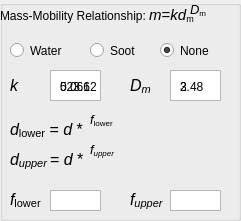
   <widget class="QGroupBox" name="mobilityDiameterBox">
    <property name="enabled">
     <bool>true</bool>
    </property>
    <property name="geometry">
     <rect>
      <x>19</x>
      <y>550</y>
      <width>241</width>
      <height>221</height>
     </rect>
    </property>
    <property name="title">
     <string/>
    </property>
    <widget class="QLabel" name="PF_lable">
     <property name="geometry">
      <rect>
       <x>10</x>
       <y>70</y>
       <width>47</width>
       <height>31</height>
      </rect>
     </property>
     <property name="text">
      <string>&lt;html&gt;&lt;head/&gt;&lt;body&gt;&lt;p&gt;&lt;span style=&quot; font-size:12pt; font-style:italic;&quot;&gt;k&lt;/span&gt;&lt;/p&gt;&lt;/body&gt;&lt;/html&gt;</string>
     </property>
    </widget>
    <widget class="QLabel" name="MME_lable">
     <property name="geometry">
      <rect>
       <x>130</x>
       <y>70</y>
       <width>81</width>
       <height>31</height>
      </rect>
     </property>
     <property name="text">
      <string>&lt;html&gt;&lt;head/&gt;&lt;body&gt;&lt;p&gt;&lt;span style=&quot; font-size:12pt; font-style:italic;&quot;&gt;D&lt;/span&gt;&lt;span style=&quot; font-size:12pt; font-style:italic; vertical-align:sub;&quot;&gt;m&lt;/span&gt;&lt;/p&gt;&lt;/body&gt;&lt;/html&gt;</string>
     </property>
    </widget>
    <widget class="QPlainTextEdit" name="PreFactor">
     <property name="enabled">
      <bool>true</bool>
     </property>
     <property name="geometry">
      <rect>
       <x>50</x>
       <y>70</y>
       <width>51</width>
       <height>31</height>
      </rect>
     </property>
     <property name="verticalScrollBarPolicy">
      <enum>Qt::ScrollBarAlwaysOff</enum>
     </property>
     <property name="horizontalScrollBarPolicy">
      <enum>Qt::ScrollBarAlwaysOff</enum>
     </property>
     <property name="lineWrapMode">
      <enum>QPlainTextEdit::NoWrap</enum>
     </property>
     <property name="plainText">
      <string/>
     </property>
    </widget>
    <widget class="QPlainTextEdit" name="MM_Exponent">
     <property name="enabled">
      <bool>true</bool>
     </property>
     <property name="geometry">
      <rect>
       <x>170</x>
       <y>70</y>
       <width>51</width>
       <height>31</height>
      </rect>
     </property>
     <property name="verticalScrollBarPolicy">
      <enum>Qt::ScrollBarAlwaysOff</enum>
     </property>
     <property name="horizontalScrollBarPolicy">
      <enum>Qt::ScrollBarAlwaysOff</enum>
     </property>
     <property name="lineWrapMode">
      <enum>QPlainTextEdit::NoWrap</enum>
     </property>
     <property name="plainText">
      <string/>
     </property>
    </widget>
    <widget class="QRadioButton" name="particleIsWater">
     <property name="geometry">
      <rect>
       <x>10</x>
       <y>40</y>
       <width>81</width>
       <height>21</height>
      </rect>
     </property>
     <property name="text">
      <string>Water</string>
     </property>
     <property name="checked">
      <bool>false</bool>
     </property>
     <property name="autoExclusive">
      <bool>true</bool>
     </property>
    </widget>
    <widget class="QRadioButton" name="particleIsSoot">
     <property name="geometry">
      <rect>
       <x>90</x>
       <y>40</y>
       <width>81</width>
       <height>21</height>
      </rect>
     </property>
     <property name="text">
      <string>Soot</string>
     </property>
     <property name="checked">
      <bool>false</bool>
     </property>
     <property name="autoExclusive">
      <bool>true</bool>
     </property>
    </widget>
    <widget class="QRadioButton" name="particleIsNone">
     <property name="enabled">
      <bool>true</bool>
     </property>
     <property name="geometry">
      <rect>
       <x>160</x>
       <y>40</y>
       <width>81</width>
       <height>21</height>
      </rect>
     </property>
     <property name="autoFillBackground">
      <bool>false</bool>
     </property>
     <property name="text">
      <string>None</string>
     </property>
     <property name="checked">
      <bool>true</bool>
     </property>
     <property name="autoExclusive">
      <bool>true</bool>
     </property>
    </widget>
    <widget class="QLabel" name="WaterPF_lable">
     <property name="geometry">
      <rect>
       <x>60</x>
       <y>80</y>
       <width>47</width>
       <height>13</height>
      </rect>
     </property>
     <property name="text">
      <string>523.6</string>
     </property>
    </widget>
    <widget class="QLabel" name="WaterMME_lable">
     <property name="geometry">
      <rect>
       <x>180</x>
       <y>80</y>
       <width>47</width>
       <height>13</height>
      </rect>
     </property>
     <property name="text">
      <string>3</string>
     </property>
    </widget>
    <widget class="QLabel" name="SootPF_lable">
     <property name="geometry">
      <rect>
       <x>60</x>
       <y>80</y>
       <width>47</width>
       <height>13</height>
      </rect>
     </property>
     <property name="text">
      <string>0.0612</string>
     </property>
    </widget>
    <widget class="QLabel" name="SootMME_lable">
     <property name="geometry">
      <rect>
       <x>180</x>
       <y>80</y>
       <width>47</width>
       <height>13</height>
      </rect>
     </property>
     <property name="text">
      <string>2.48</string>
     </property>
    </widget>
    <widget class="QLabel" name="MassMobility_lable">
     <property name="enabled">
      <bool>true</bool>
     </property>
     <property name="geometry">
      <rect>
       <x>0</x>
       <y>0</y>
       <width>201</width>
       <height>31</height>
      </rect>
     </property>
     <property name="text">
      <string>&lt;html&gt;&lt;head/&gt;&lt;body&gt;&lt;p&gt;&lt;span style=&quot; font-size:9pt;&quot;&gt;Mass-Mobility Relationship: &lt;/span&gt;&lt;span style=&quot; font-size:11pt; font-style:italic;&quot;&gt;m&lt;/span&gt;&lt;span style=&quot; font-size:11pt;&quot;&gt;=&lt;/span&gt;&lt;span style=&quot; font-size:11pt; font-style:italic;&quot;&gt;kd&lt;/span&gt;&lt;span style=&quot; font-size:11pt; vertical-align:sub;&quot;&gt;m&lt;/span&gt;&lt;/p&gt;&lt;/body&gt;&lt;/html&gt;</string>
     </property>
    </widget>
    <widget class="QLabel" name="MassMobility_lable_2">
     <property name="enabled">
      <bool>true</bool>
     </property>
     <property name="geometry">
      <rect>
       <x>190</x>
       <y>0</y>
       <width>21</width>
       <height>20</height>
      </rect>
     </property>
     <property name="text">
      <string>&lt;html&gt;&lt;head/&gt;&lt;body&gt;&lt;p&gt;&lt;span style=&quot; font-size:10pt; font-style:italic;&quot;&gt;D&lt;/span&gt;&lt;span style=&quot; font-size:10pt; vertical-align:sub;&quot;&gt;m&lt;/span&gt;&lt;/p&gt;&lt;/body&gt;&lt;/html&gt;</string>
     </property>
    </widget>
    <widget class="QLabel" name="LowerFractionRelation_lable">
     <property name="enabled">
      <bool>true</bool>
     </property>
     <property name="geometry">
      <rect>
       <x>10</x>
       <y>120</y>
       <width>81</width>
       <height>20</height>
      </rect>
     </property>
     <property name="text">
      <string>&lt;html&gt;&lt;head/&gt;&lt;body&gt;&lt;p&gt;&lt;span style=&quot; font-size:12pt; font-style:italic;&quot;&gt;d&lt;/span&gt;&lt;span style=&quot; font-size:12pt; vertical-align:sub;&quot;&gt;lower&lt;/span&gt;&lt;span style=&quot; font-size:12pt;&quot;&gt; = &lt;/span&gt;&lt;span style=&quot; font-size:12pt; font-style:italic;&quot;&gt;d &lt;/span&gt;&lt;span style=&quot; font-size:12pt;&quot;&gt;*&lt;/span&gt;&lt;/p&gt;&lt;/body&gt;&lt;/html&gt;</string>
     </property>
    </widget>
    <widget class="QLabel" name="LowerFractionRelation_lable_2">
     <property name="enabled">
      <bool>true</bool>
     </property>
     <property name="geometry">
      <rect>
       <x>90</x>
       <y>110</y>
       <width>51</width>
       <height>20</height>
      </rect>
     </property>
     <property name="text">
      <string>&lt;html&gt;&lt;head/&gt;&lt;body&gt;&lt;p&gt;&lt;span style=&quot; font-size:10pt; font-style:italic;&quot;&gt;f&lt;/span&gt;&lt;span style=&quot; font-size:10pt; vertical-align:sub;&quot;&gt;lower&lt;/span&gt;&lt;/p&gt;&lt;/body&gt;&lt;/html&gt;</string>
     </property>
    </widget>
    <widget class="QLabel" name="UpperFractionRelation_lable">
     <property name="enabled">
      <bool>true</bool>
     </property>
     <property name="geometry">
      <rect>
       <x>10</x>
       <y>150</y>
       <width>81</width>
       <height>20</height>
      </rect>
     </property>
     <property name="text">
      <string>&lt;html&gt;&lt;head/&gt;&lt;body&gt;&lt;p&gt;&lt;span style=&quot; font-size:12pt; font-style:italic;&quot;&gt;d&lt;/span&gt;&lt;span style=&quot; font-size:12pt; font-style:italic; vertical-align:sub;&quot;&gt;upper &lt;/span&gt;&lt;span style=&quot; font-size:12pt;&quot;&gt;= &lt;/span&gt;&lt;span style=&quot; font-size:12pt; font-style:italic;&quot;&gt;d &lt;/span&gt;&lt;span style=&quot; font-size:12pt;&quot;&gt;*&lt;/span&gt;&lt;/p&gt;&lt;/body&gt;&lt;/html&gt;</string>
     </property>
    </widget>
    <widget class="QLabel" name="UpperFractionRelation_lable_2">
     <property name="enabled">
      <bool>true</bool>
     </property>
     <property name="geometry">
      <rect>
       <x>90</x>
       <y>140</y>
       <width>51</width>
       <height>20</height>
      </rect>
     </property>
     <property name="text">
      <string>&lt;html&gt;&lt;head/&gt;&lt;body&gt;&lt;p&gt;&lt;span style=&quot; font-size:10pt; font-style:italic;&quot;&gt;f&lt;/span&gt;&lt;span style=&quot; font-size:10pt; font-style:italic; vertical-align:sub;&quot;&gt;upper&lt;/span&gt;&lt;/p&gt;&lt;/body&gt;&lt;/html&gt;</string>
     </property>
    </widget>
    <widget class="QLabel" name="LowerFraction_lable">
     <property name="enabled">
      <bool>true</bool>
     </property>
     <property name="geometry">
      <rect>
       <x>10</x>
       <y>190</y>
       <width>51</width>
       <height>20</height>
      </rect>
     </property>
     <property name="text">
      <string>&lt;html&gt;&lt;head/&gt;&lt;body&gt;&lt;p&gt;&lt;span style=&quot; font-size:12pt; font-style:italic;&quot;&gt;f&lt;/span&gt;&lt;span style=&quot; font-size:12pt; vertical-align:sub;&quot;&gt;lower&lt;/span&gt;&lt;/p&gt;&lt;/body&gt;&lt;/html&gt;</string>
     </property>
    </widget>
    <widget class="QLabel" name="UpperFraction_lable">
     <property name="enabled">
      <bool>true</bool>
     </property>
     <property name="geometry">
      <rect>
       <x>130</x>
       <y>190</y>
       <width>51</width>
       <height>20</height>
      </rect>
     </property>
     <property name="text">
      <string>&lt;html&gt;&lt;head/&gt;&lt;body&gt;&lt;p&gt;&lt;span style=&quot; font-size:12pt; font-style:italic;&quot;&gt;f&lt;/span&gt;&lt;span style=&quot; font-size:12pt; font-style:italic; vertical-align:sub;&quot;&gt;upper&lt;/span&gt;&lt;/p&gt;&lt;/body&gt;&lt;/html&gt;</string>
     </property>
    </widget>
    <widget class="QPlainTextEdit" name="f_lower">
     <property name="geometry">
      <rect>
       <x>50</x>
       <y>190</y>
       <width>51</width>
       <height>21</height>
      </rect>
     </property>
     <property name="verticalScrollBarPolicy">
      <enum>Qt::ScrollBarAlwaysOff</enum>
     </property>
     <property name="horizontalScrollBarPolicy">
      <enum>Qt::ScrollBarAlwaysOff</enum>
     </property>
     <property name="lineWrapMode">
      <enum>QPlainTextEdit::NoWrap</enum>
     </property>
     <property name="plainText">
      <string/>
     </property>
    </widget>
    <widget class="QPlainTextEdit" name="f_upper">
     <property name="geometry">
      <rect>
       <x>170</x>
       <y>190</y>
       <width>51</width>
       <height>21</height>
      </rect>
     </property>
     <property name="verticalScrollBarPolicy">
      <enum>Qt::ScrollBarAlwaysOff</enum>
     </property>
     <property name="horizontalScrollBarPolicy">
      <enum>Qt::ScrollBarAlwaysOff</enum>
     </property>
     <property name="lineWrapMode">
      <enum>QPlainTextEdit::NoWrap</enum>
     </property>
     <property name="plainText">
      <string/>
     </property>
    </widget>
    <zorder>PF_lable</zorder>
    <zorder>MME_lable</zorder>
    <zorder>MM_Exponent</zorder>
    <zorder>particleIsWater</zorder>
    <zorder>particleIsSoot</zorder>
    <zorder>particleIsNone</zorder>
    <zorder>PreFactor</zorder>
    <zorder>WaterPF_lable</zorder>
    <zorder>WaterMME_lable</zorder>
    <zorder>SootPF_lable</zorder>
    <zorder>SootMME_lable</zorder>
    <zorder>MassMobility_lable</zorder>
    <zorder>MassMobility_lable_2</zorder>
    <zorder>LowerFractionRelation_lable</zorder>
    <zorder>LowerFractionRelation_lable_2</zorder>
    <zorder>UpperFractionRelation_lable</zorder>
    <zorder>UpperFractionRelation_lable_2</zorder>
    <zorder>LowerFraction_lable</zorder>
    <zorder>UpperFraction_lable</zorder>
    <zorder>f_lower</zorder>
    <zorder>f_upper</zorder>
   </widget>
